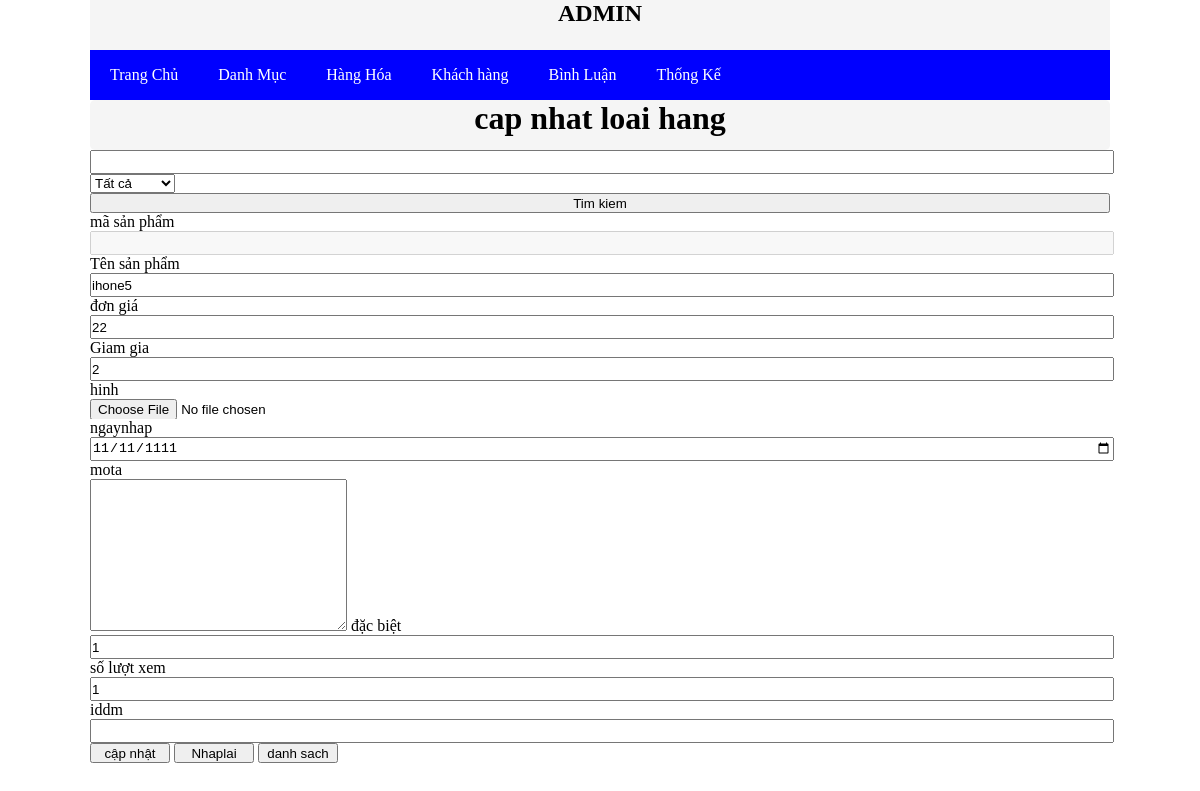
Page /tkw/add/index.php?act=suasp&id=17 on the committed database.
### tables this page shows
CREATE TABLE `hanghoa` (
  `id` int NOT NULL COMMENT 'mã hàng hóa',
  `ten_hh` varchar(50) NOT NULL COMMENT 'tên hàng hóa',
  `don_gia` double(10,2) NOT NULL,
  `giam_gia` double(10,2) DEFAULT '0.00',
  `hinh` varchar(50) NOT NULL,
  `ngay_nhap` date DEFAULT NULL,
  `mo_ta` text NOT NULL,
  `dac_biet` tinyint NOT NULL,
  `so_luot_xem` int NOT NULL DEFAULT '0',
  `iddm` int NOT NULL
);

### tkw/model/pdo.php (called while the page is built, shortened)
<?php
function pdo_get_connection(){
    $dburl = "mysql:host=localhost;dbname=xxshop;charset=utf8";
    $username = 'root';
    $password = 'anhmanh1';
    $conn = new PDO($dburl, $username, $password);
    $conn->setAttribute(PDO::ATTR_ERRMODE, PDO::ERRMODE_EXCEPTION);
    return $conn;
}
function pdo_query_one($sql){
    $sql_args = array_slice(func_get_args(), 1);
    try{
        $conn = pdo_get_connection();
        $stmt = $conn->prepare($sql);
        $stmt->execute($sql_args);
        $row = $stmt->fetch(PDO::FETCH_ASSOC);
        return $row;
    }
    catch(PDOException $e){
        throw $e;
    }
}
?>

### tkw/model/sanpham.php (called while the page is built, shortened)
<?php
    function loadone_sanpham($id){
        $sql="select * from hanghoa where id=".$id;
        $sp=pdo_query_one($sql);
        return $sp;
    }
?>

### tkw/add/sanpham/update.php (the view, shortened to what this page needs)
<?php
if(is_array($sp)){
    extract($sp);
}
?>
<home>
            <div class="row">
                <div class="themmoi">
                    <h1>cap nhat loai hang</h1>
                </div>
                <form action="index.php?act=listsp" method="post">
                            <input type="text" name="pm">
                            <select name="iddm">
                                <option value="0" selected>Tất cả</option>
                            </select>
                            <input type="submit" name="listok" value="Tim kiem">
                </form>
                <div class="row-form">
                <form action="index.php?act=updatesp" method="post" enctype="multipart/form-data">
                        <div class="label">
                            <label for="">mã sản phẩm</label><br>
                            <input type="text" name="id" disabled><br>
                            <label for="">Tên sản phẩm</label><br>
                            <input type="text" name="tenhh" value="<?php if(isset($ten_hh)&&($ten_hh!="")) echo $ten_hh; ?>" ><br>
                            <label for="">đơn giá</label><br>
                            <input type="number" name="giahh" value="<?php if(isset($don_gia)&&($don_gia!="")) echo $don_gia; ?>"><br>
                            <label for="">Giam gia</label><br>
                            <input type="number" name="giamgia" value="<?php if(isset($giam_gia)&&($giam_gia!="")) echo $giam_gia; ?>"><br>
                            <label for="">hinh</label><br>
                            <input type="file" name="hinh"  ><br>
                            <label for="">ngaynhap</label><br>
                            <input type="date" name="ngaynhap" value="<?php if(isset($ngay_nhap)&&($ngay_nhap!="")) echo $ngay_nhap; ?>"><br>
                            <label for="">mota</label><br>
                            <textarea name="mota" id="" cols="30" rows="10" value="<?php if(isset($mo_ta)&&($mo_ta!="")) echo $mo_ta; ?>"></textarea>
                            <label for="">đặc biệt</label><br>
                            <input type="text" name="dacbiet" value="<?php if(isset($dac_biet)&&($dac_biet!="")) echo $dac_biet; ?>"><br>
                            <label for="">số lượt xem</label><br>
                            <input type="number" name="slxem" value="<?php if(isset($so_luot_xem)&&($so_luot_xem!="")) echo $so_luot_xem; ?>"><br>
                            <label for="">iddm</label><br>
                            <input type="number" name="iddm"><br>
                        </div>
                        <div class="but">
                            <input type="submit" name="capnhat" value="cập nhật">
                            <input type="reset" value="Nhaplai">
                            <a href="index.php?act=listsp"><input type="button"value="danh sach">
                        </div>
                    </form>
                </div>
            </div>
        </home>

### tkw/css/admin.css (style rules this page uses)
* { margin: 0px; padding: 0px; }
.themmoi { height: 50px; background-color: whitesmoke; text-align: center; border-radius: 5px 5px 5px 5px; }
input { width: 100%; height: 20px; }
.but input { width: 80px; }

### rows in the picture
hanghoa: tenhh "ihone5", giahh "22", giamgia "2", ngaynhap "11/11/1111", dacbiet "1", slxem "1"
